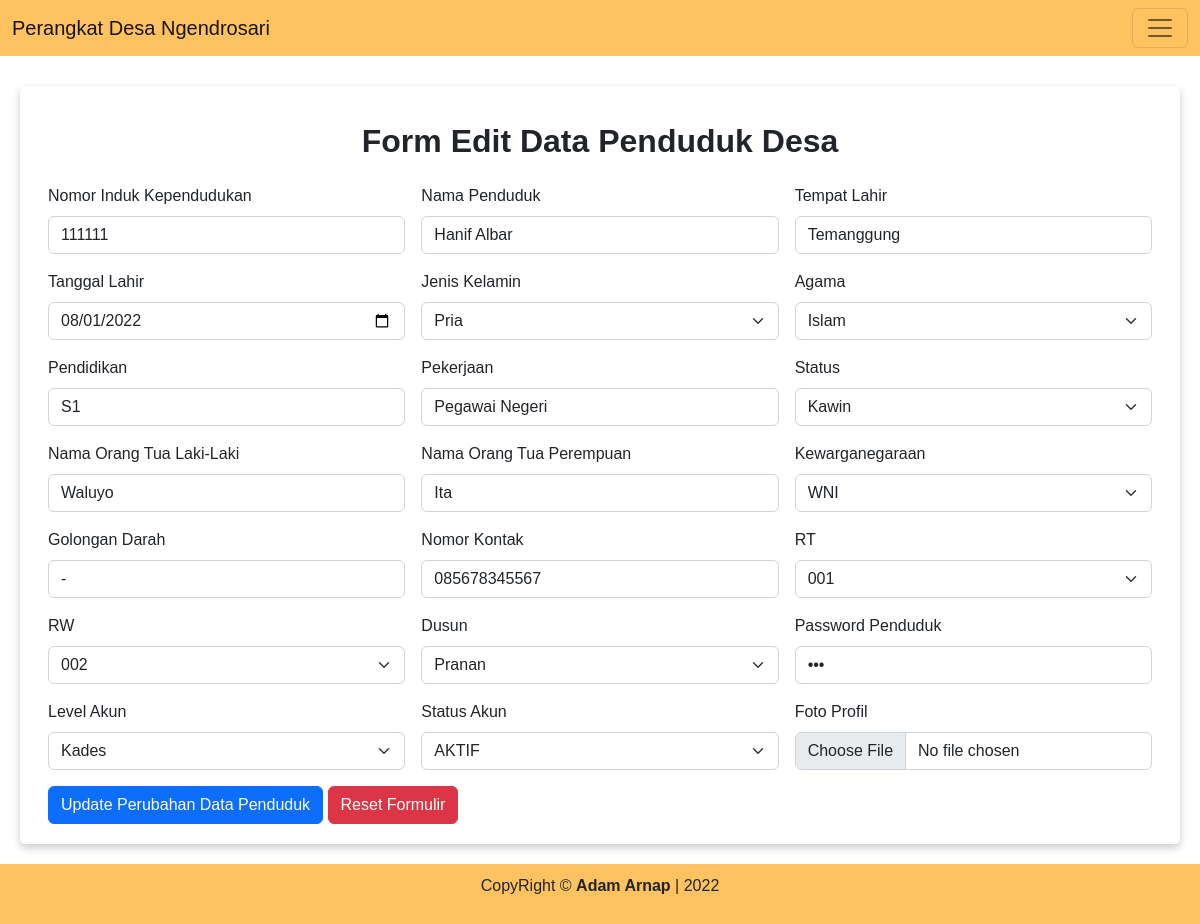
The app's page /view/Perangkat/Penduduk_Edit.php?NIK=111111 (signed in) with its own data.
### tables this page shows
CREATE TABLE `penduduk` (
  `NIK` varchar(25) NOT NULL,
  `nama` varchar(25) NOT NULL,
  `tempat_lahir` varchar(50) NOT NULL,
  `tanggal_lahir` date NOT NULL,
  `gender` varchar(13) NOT NULL,
  `agama` varchar(11) NOT NULL,
  `pendidikan` varchar(15) NOT NULL,
  `pekerjaan` varchar(15) NOT NULL,
  `status` varchar(15) NOT NULL,
  `nama_ayah` varchar(50) NOT NULL,
  `nama_ibu` varchar(50) NOT NULL,
  `kewarganegaraan` varchar(15) NOT NULL,
  `golongan_darah` varchar(2) NOT NULL,
  `no_tlp` varchar(15) NOT NULL,
  `rt` varchar(3) NOT NULL,
  `rw` varchar(3) NOT NULL,
  `dusun` varchar(15) NOT NULL,
  `password` varchar(50) NOT NULL,
  `level` enum('Perangkat','Masyarakat','Kades','') NOT NULL,
  `status_akun` enum('AKTIF','NONAKTIF','','') NOT NULL,
  `foto_profil` varchar(100) NOT NULL
);

### view/Perangkat/Penduduk_Edit.php (the view, shortened to what this page needs)
<!doctype html>
<html lang="en">
  <head>
    <link href="https://cdn.jsdelivr.net/npm/bootstrap@5.2.0/dist/css/bootstrap.min.css" rel="stylesheet">
    <link rel="stylesheet" type="text/css" href="../../assets/styles/style.css">
    <link rel="stylesheet" type="text/css" href="../../assets/styles/perangkat.css">
</head>
  <body>
    <?php
    include '../Template/Navbar_Perangkat.php';
    include '../../Koneksi.php';
    $NIK = $_GET['NIK'];
    $query    =mysqli_query($koneksi, "SELECT * FROM penduduk WHERE NIK='$NIK'");
    $peoples   =mysqli_fetch_array($query);
    ?>
        <main class="">
        <form class="row g-3 card-element penduduk-form" enctype='multipart/form-data' method="POST" action="../../controller/Perangkat/Aksi_Edit_Penduduk.php">
          <h2><b>Form Edit Data Penduduk Desa</b></h2>
                <div class="col-md-4">
                    <label for="validationDefault01" class="form-label">Nomor Induk Kependudukan</label>
                    <input type="text" class="form-control" id="validationDefault01" name="NIK" value="<?php echo $peoples['NIK']?>" placeholder="Tuliskan NIK penduduk ..." required>
                </div>
                <div class="col-md-4">
                    <label for="validationDefault02" class="form-label">Nama Penduduk</label>
                    <input type="text" class="form-control" id="validationDefault02" name="nama" value="<?php echo $peoples['nama']?>" placeholder="Tuliskan nama penduduk ..." required>
                </div>
                <div class="col-md-4">
                    <label for="validationDefault02" class="form-label">Tempat Lahir</label>
                    <input type="text" class="form-control" id="validationDefault02" name="tempat_lahir" value="<?php echo $peoples['tempat_lahir']?>" placeholder="Tuliskan tempat lahir penduduk..." required>
                </div>
                <div class="col-md-4">
                    <label for="validationDefault02" class="form-label">Tanggal Lahir</label>
                    <input type="date" class="form-control" id="validationDefault02" name="tanggal_lahir" value="<?php echo $peoples['tanggal_lahir']?>" placeholder="Tuliskan tanggal lahir penduduk..." required>
                </div>
                <div class="col-md-4">
                    <label for="validationDefault02" class="form-label">Jenis Kelamin</label>
                    <select class="form-select" id="floatingSelect" name="gender"  aria-label="Floating label select example" required>
                        <option selected value="<?php echo $peoples['gender']?>"><?php echo $peoples['gender']?></option>
                    </select>
                </div>
                <div class="col-md-4">
                    <label for="validationDefault02" class="form-label">Agama</label>
                    <select class="form-select" id="floatingSelect" name="agama" aria-label="Floating label select example" required>
                        <option selected value="<?php echo $peoples['agama']?>"><?php echo $peoples['agama']?></option>
                    </select>
                </div>
                <div class="col-md-4">
                    <label for="validationDefault02" class="form-label">Pendidikan</label>
                    <input type="text" class="form-control" id="validationDefault02" name="pendidikan" value="<?php echo $peoples['pendidikan']?>" placeholder="Tuliskan  pendidikan penduduk..." required>
                </div>
                <div class="col-md-4">
                    <label for="validationDefault02" class="form-label">Pekerjaan</label>
                    <input type="text" class="form-control" id="validationDefault02" name="pekerjaan" value="<?php echo $peoples['pekerjaan']?>" placeholder="Tuliskan  pekerjaan penduduk..." required>
                </div>
                <div class="col-md-4">
                    <label for="validationDefault02" class="form-label">Status</label>
                    <select class="form-select" id="floatingSelect" name="status"  aria-label="Floating label select example" required>
                        <option selected value="<?php echo $peoples['status']?>"><?php echo $peoples['status']?></option>
                    </select>
                </div>
                <div class="col-md-4">
                    <label for="validationDefault02" class="form-label">Nama Orang Tua Laki-Laki</label>
                    <input type="text" class="form-control" id="validationDefault02" name="nama_ayah" value="<?php echo $peoples['nama_ayah']?>" placeholder="Tuliskan  nama orang tua laki-laki disini..." required>
                </div>
                <div class="col-md-4">
                    <label for="validationDefault02" class="form-label">Nama Orang Tua Perempuan</label>
                    <input type="text" class="form-control" id="validationDefault02" name="nama_ibu" value="<?php echo $peoples['nama_ibu']?>" placeholder="Tuliskan  nama orang tua perempuan disini..." required>
                </div>
                <div class="col-md-4">
                    <label for="validationDefault02" class="form-label">Kewarganegaraan</label>
                    <select class="form-select" id="floatingSelect" name="kewarganegaraan" aria-label="Floating label select example" required>
                        <option selected value="<?php echo $peoples['kewarganegaraan']?>"><?php echo $peoples['kewarganegaraan']?></option>
                    </select>
                </div>
                <div class="col-md-4">
                    <label for="validationDefault02" class="form-label">Golongan Darah</label>
                    <input type="text" class="form-control" id="validationDefault02" name="golongan_darah" value="<?php echo $peoples['golongan_darah']?>" placeholder="Tuliskan  golongan darah penduduk..." required>
                </div>
                <div class="col-md-4">
                    <label for="validationDefault02" class="form-label">Nomor Kontak</label>
                    <input type="text" class="form-control" id="validationDefault02" name="no_tlp" value="<?php echo $peoples['no_tlp']?>" placeholder="Tuliskan  nomor kontak penduduk..." required>
                </div>
                <div class="col-md-4">
                    <label for="validationDefault02" class="form-label">RT</label>
                    <select class="form-select" id="floatingSelect" name="rt" aria-label="Floating label select example" required>
                        <option selected value="<?php echo $peoples['rt']?>"><?php echo $peoples['rt']?></option>
                    </select>
                </div>
                <div class="col-md-4">
                    <label for="validationDefault02" class="form-label">RW</label>
                    <select class="form-select" id="floatingSelect" name="rw" aria-label="Floating label select example" required>
                        <option selected value="<?php echo $peoples['rw']?>"><?php echo $peoples['rw']?></option>
                    </select>
                </div>
                <div class="col-md-4">
                    <label for="validationDefault02" class="form-label">Dusun</label>
                    <select class="form-select" id="floatingSelect" name="dusun" aria-label="Floating label select example" required>
                        <option selected value="<?php echo $peoples['dusun']?>"><?php echo $peoples['dusun']?></option>
                    </select>
                </div>
                <div class="col-md-4">
                    <label for="validationDefault02" class="form-label">Password Penduduk</label>
                    <input type="password" class="form-control" id="validationDefault02" name="password" value="<?php echo $peoples['password']?>" placeholder="Tuliskan  password akun penduduk..." required>
                </div>
                <div class="col-md-4">
                    <label for="validationDefault02" class="form-label">Level Akun</label>
                    <select class="form-select" id="floatingSelect" name="level" aria-label="Floating label select example" required>
                        <option selected value="<?php echo $peoples['level']?>"><?php echo $peoples['level']?></option>
                    </select>
                </div>
                <div class="col-md-4">
                    <label for="validationDefault02" class="form-label">Status Akun</label>
                    <select class="form-select" id="floatingSelect" name="status_akun" aria-label="Floating label select example" required>
                        <option selected value="<?php echo $peoples['status_akun']?>"><?php echo $peoples['status_akun']?></option>
                    </select>
                </div>
                <div class="col-md-4">
                    <label for="validationDefault02"  class="form-label">Foto Profil</label>
                    <input type="file" class="form-control" value="<?php echo $peoples['foto_profil']?>" name="foto_profil" id="validationDefault02"  required>
                </div>
                <div class="col-12">
                    <button class="btn btn-primary" type="submit">Update Perubahan Data Penduduk</button>
                    <button class="btn btn-danger" type="reset">Reset Formulir</button>
                </div>
            </form>
        </main>
    <?php
    include '../Template/Footer.php';
    ?>
</body>
</html

### assets/styles/style.css (style rules this page uses)
* { font-family: sans-serif; }
main { padding: 10px; }
.card-element { box-shadow: 0 4px 8px 0 rgba(0, 0, 0, 0.2); border-radius: 5px; padding: 20px; margin-top: 20px; }

### assets/styles/perangkat.css (style rules this page uses)
* { font-family: sans-serif; }
main { padding: 10px; }
main h2 { text-align: center; }
.penduduk-form { margin-left: 10px; margin-right: 10px; }

### records on screen
penduduk: NIK "111111", nama "Hanif Albar", tempat_lahir "Temanggung", tanggal_lahir "08/01/2022", gender "Pria", agama "Islam", pendidikan "S1", pekerjaan "Pegawai Negeri", status "Kawin", nama_ayah "Waluyo", nama_ibu "Ita", kewarganegaraan "WNI", golongan_darah "-", no_tlp "085678345567", rt "001", rw "002", dusun "Pranan", level "Kades", status_akun "AKTIF"
